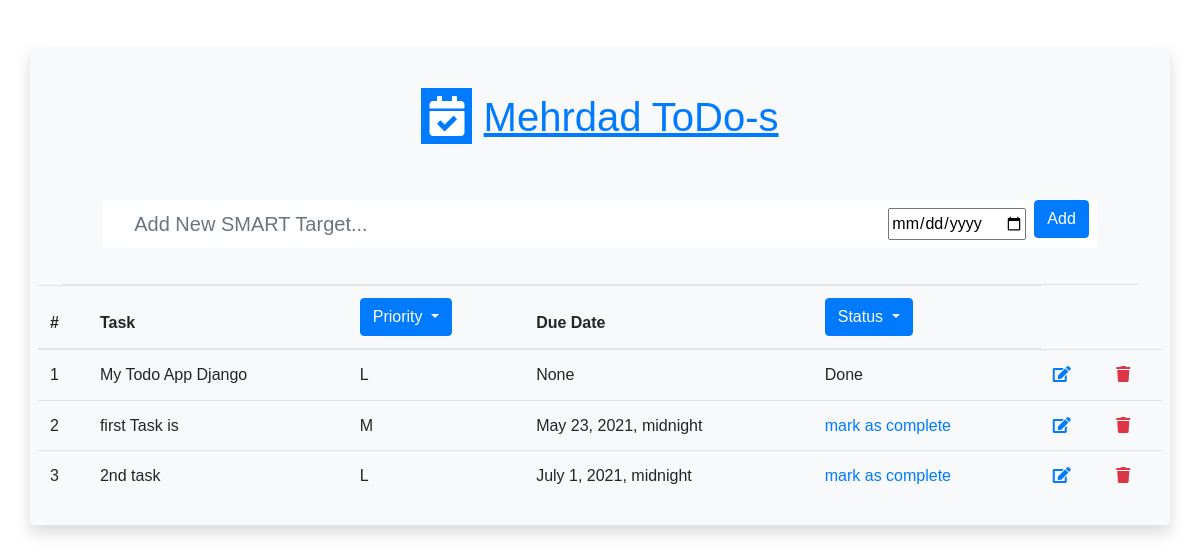
The page / on the database its author committed.
### home/models.py (models this page shows, shortened)
class Task(models.Model):
    Priority = (('L', 'Low'),
                ('M', 'Medium'),
                ('H', 'High'))
    task_name = models.CharField(max_length=200)
    due_date = models.DateTimeField(default=None, null=True, blank=True)
    completed = models.BooleanField(default=False)
    priority = models.CharField(max_length=1, choices=Priority, default='L')

### home/views.py (the view)
# urls.py: 2. Add a URL to urlpatterns:  path('', views.home, name='home')
def home(request):
    if request.method=='POST':
        form = TaskForm(request.POST)
        if form.is_valid():
            form.save()
            return redirect('home:home')
    tasks= Task.objects.all()
    form = TaskForm()
    print(form)
    return render(request, 'home.html', {'tasks': tasks, 'form': form})

### home/forms.py
class TaskForm(forms.ModelForm):
    class Meta:
        model = Task
        fields = ['task_name', 'due_date']

### templates/home.html (shortened to what this page needs)
{% extends 'base.html' %}
{% block content %}
<div class="container m-5 p-2 rounded mx-auto bg-light shadow">
            <div class="row m-1 p-4">
                <div class="col">
                    <div class="p-1 h1 text-primary text-center display-inline-block">
                        <i class="fa fa-calendar-check bg-primary text-white p-2"></i>
                        <u>Mehrdad ToDo-s</u>
                    </div>
                </div>
            </div>
            <form method="POST">
                <div class="row m-1 p-3">
                    <div class="col col-11 mx-auto">
                        <div class="row bg-white justify-content-center">
                            <div class="col">
                                <input type="text"  name="task_name" maxlength="200" required id="id_task_name"
                                 class="form-control form-control-lg border-0 add-todo-input bg-transparent "
                                       placeholder="Add New SMART Target...">
                            </div>
                            <div class="col-auto m-0 px-2 d-flex align-items-center">
                                <input title="Set a due date" type="date" name="due_date" id="id_due_date">
                            </div>
                            <div class="col-auto px-0 mx-0 mr-2">
                                <input type="submit" class="btn btn-primary" value="Add" />
                            </div>
                        </div>
                    </div>
                </div>
            </form>
            <div class="p-2 mx-4 border-black-25 border-bottom" ></div>
            <table class="table">
                <thead>
                    <tr>
                        <th scope="col">#</th>
                        <th scope="col">Task</th>
                        <th scope="col">
                            <div class="dropdown">
                                <button class="btn btn-primary dropdown-toggle" type="button"
                                 data-toggle="dropdown">
                                Priority
                                </button>
                            </div>
                        </th>
                        <th scope="col">Due Date</th>
                        <th scope="col">
                            <div class="dropdown">
                                <button class="btn btn-primary dropdown-toggle" type="button"
                                 data-toggle="dropdown">
                                Status
                                </button>
                            </div>
                        </th>
                    </tr>
                </thead>
                <tbody>
                {% for task in tasks %}
                    <tr>
                        <td scope="row">{{ forloop.counter }}</td>
                        <td scope="row">{{ task.task_name }}</td>
                        <td scope="row">{{ task.priority}}</td>
                        <td scope="row">{{ task.due_date}}</td>
                        <td scope="row">
                            {% if task.completed == True %}
                            Done
                            {% else %}
                            <a class="link" href="{% url 'home:completed' task.id %}">mark as complete</a>
                        {% endif %}
                        </td>
                        <td><a href="{% url 'home:edit' task.id %}"><i class="fa fa-edit text-primary"></i></a></td>
                        <td><a href="{% url 'home:delete' task.id%}"><i class="fa fa-trash text-danger"></i></a></td>
                    </tr>
                {% endfor %}
                </tbody>
            </table>
        </div>
{% endblock %}

### templates/base.html (shortened to what this page needs)
<!DOCTYPE html>
<html lang="en">
<head>
        <link rel="stylesheet"
         href="https://stackpath.bootstrapcdn.com/bootstrap/4.5.2/css/bootstrap.min.css"
>
          <link rel="stylesheet" href="https://pro.fontawesome.com/releases/v5.10.0/css/all.css"
/>
</head>
<body>
{% block content %}
{% endblock %}
</body>
</html>

### templates/base.html (style rules this page uses)
body { font-family: 'Open-Sans', sans-serif; line-height: 1.6; }
.add-todo-input { outline: None; }

### rows shown on the page
Task: task_name "My Todo App Django", priority "L", due_date "None", completed "Done"
Task: task_name "first Task is", priority "M", due_date "May 23, 2021, midnight", completed "mark as complete"
Task: task_name "2nd task", priority "L", due_date "July 1, 2021, midnight", completed "mark as complete"
